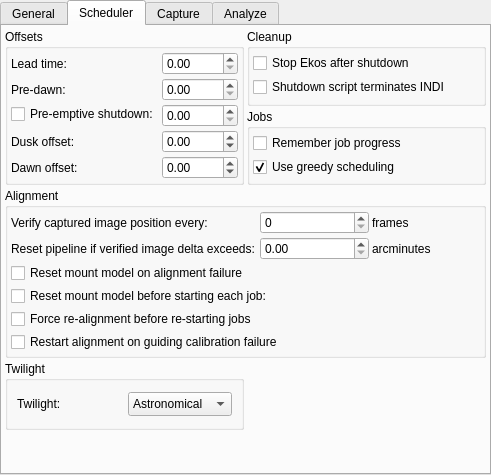
<?xml version="1.0" encoding="UTF-8"?>
<ui version="4.0">
 <class>OpsEkos</class>
 <widget class="QTabWidget" name="OpsEkos">
  <property name="geometry">
   <rect>
    <x>0</x>
    <y>0</y>
    <width>491</width>
    <height>475</height>
   </rect>
  </property>
  <property name="windowTitle">
   <string>TabWidget</string>
  </property>
  <property name="currentIndex">
   <number>1</number>
  </property>
  <widget class="QWidget" name="generalTab">
   <attribute name="title">
    <string>General</string>
   </attribute>
   <layout class="QVBoxLayout" name="verticalLayout">
    <property name="spacing">
     <number>3</number>
    </property>
    <property name="leftMargin">
     <number>3</number>
    </property>
    <property name="topMargin">
     <number>3</number>
    </property>
    <property name="rightMargin">
     <number>3</number>
    </property>
    <property name="bottomMargin">
     <number>3</number>
    </property>
    <item>
     <layout class="QHBoxLayout" name="horizontalLayout">
      <property name="spacing">
       <number>3</number>
      </property>
      <item>
       <widget class="QGroupBox" name="groupBox_3">
        <property name="title">
         <string>Configuration</string>
        </property>
        <layout class="QVBoxLayout" name="verticalLayout_2">
         <property name="spacing">
          <number>3</number>
         </property>
         <property name="leftMargin">
          <number>3</number>
         </property>
         <property name="topMargin">
          <number>3</number>
         </property>
         <property name="rightMargin">
          <number>3</number>
         </property>
         <property name="bottomMargin">
          <number>3</number>
         </property>
         <item>
          <widget class="QLabel" name="label_2">
           <property name="text">
            <string>Load device configuration:</string>
           </property>
          </widget>
         </item>
         <item>
          <widget class="QRadioButton" name="kcfg_neverLoadConfig">
           <property name="text">
            <string>Ne&amp;ver</string>
           </property>
           <property name="checked">
            <bool>true</bool>
           </property>
          </widget>
         </item>
         <item>
          <widget class="QRadioButton" name="kcfg_loadConfigOnConnection">
           <property name="text">
            <string>O&amp;n connection</string>
           </property>
          </widget>
         </item>
         <item>
          <widget class="QRadioButton" name="kcfg_loadDefaultConfig">
           <property name="text">
            <string>Alwa&amp;ys load defaults</string>
           </property>
          </widget>
         </item>
        </layout>
       </widget>
      </item>
     </layout>
    </item>
    <item>
     <layout class="QHBoxLayout" name="horizontalLayout_3">
      <property name="spacing">
       <number>3</number>
      </property>
      <item>
       <widget class="QLabel" name="label_4">
        <property name="text">
         <string>Icons orientation:</string>
        </property>
       </widget>
      </item>
      <item>
       <widget class="QRadioButton" name="kcfg_EkosTopIcons">
        <property name="toolTip">
         <string>Ekos modules icons are placed on the top of pages</string>
        </property>
        <property name="text">
         <string>Top</string>
        </property>
        <property name="checked">
         <bool>true</bool>
        </property>
        <attribute name="buttonGroup">
         <string notr="true">ekosIconsPositionGroup</string>
        </attribute>
       </widget>
      </item>
      <item>
       <widget class="QRadioButton" name="kcfg_EkosLeftIcons">
        <property name="toolTip">
         <string>Ekos module icons are placed to the left of pages</string>
        </property>
        <property name="text">
         <string>&amp;Left</string>
        </property>
        <attribute name="buttonGroup">
         <string notr="true">ekosIconsPositionGroup</string>
        </attribute>
       </widget>
      </item>
      <item>
       <spacer name="horizontalSpacer_3">
        <property name="orientation">
         <enum>Qt::Horizontal</enum>
        </property>
        <property name="sizeHint" stdset="0">
         <size>
          <width>40</width>
          <height>20</height>
         </size>
        </property>
       </spacer>
      </item>
     </layout>
    </item>
    <item>
     <widget class="QCheckBox" name="kcfg_independentWindowEkos">
      <property name="toolTip">
       <string>Make Ekos window independent from KStars main window. Requires restart to take effect.</string>
      </property>
      <property name="text">
       <string>Independent window</string>
      </property>
     </widget>
    </item>
    <item>
     <spacer name="verticalSpacer_2">
      <property name="orientation">
       <enum>Qt::Vertical</enum>
      </property>
      <property name="sizeHint" stdset="0">
       <size>
        <width>20</width>
        <height>40</height>
       </size>
      </property>
     </spacer>
    </item>
   </layout>
  </widget>
  <widget class="QWidget" name="schedulerTab">
   <attribute name="title">
    <string>Scheduler</string>
   </attribute>
   <layout class="QGridLayout" name="gridLayout_4">
    <property name="leftMargin">
     <number>3</number>
    </property>
    <property name="topMargin">
     <number>3</number>
    </property>
    <property name="rightMargin">
     <number>3</number>
    </property>
    <property name="bottomMargin">
     <number>3</number>
    </property>
    <property name="spacing">
     <number>3</number>
    </property>
    <item row="1" column="1">
     <widget class="QGroupBox" name="groupBox_8">
      <property name="title">
       <string>Jobs</string>
      </property>
      <layout class="QVBoxLayout" name="verticalLayout_7">
       <property name="spacing">
        <number>3</number>
       </property>
       <property name="leftMargin">
        <number>3</number>
       </property>
       <property name="topMargin">
        <number>3</number>
       </property>
       <property name="rightMargin">
        <number>3</number>
       </property>
       <property name="bottomMargin">
        <number>3</number>
       </property>
       <item>
        <widget class="QCheckBox" name="kcfg_RememberJobProgress">
         <property name="toolTip">
          <string>&lt;html&gt;&lt;head/&gt;&lt;body&gt;&lt;p&gt;When processing a scheduled job, resume the sequence starting from the last image present in storage.&lt;/p&gt;&lt;/body&gt;&lt;/html&gt;</string>
         </property>
         <property name="text">
          <string>Remember job progress</string>
         </property>
         <property name="checked">
          <bool>false</bool>
         </property>
        </widget>
       </item>
       <item>
        <widget class="QCheckBox" name="kcfg_GreedyScheduling">
         <property name="toolTip">
          <string>&lt;html&gt;&lt;head/&gt;&lt;body&gt;&lt;p&gt;When checked the scheduler tries to run lower priority jobs when no higher priority job can run. Recommended.&lt;/p&gt;&lt;/body&gt;&lt;/html&gt;</string>
         </property>
         <property name="text">
          <string>Use greedy scheduling</string>
         </property>
         <property name="checked">
          <bool>true</bool>
         </property>
        </widget>
       </item>
      </layout>
     </widget>
    </item>
    <item row="3" column="0" colspan="2">
     <widget class="QGroupBox" name="groupBox_6">
      <property name="title">
       <string>Alignment</string>
      </property>
      <layout class="QGridLayout" name="gridLayout_3">
       <property name="leftMargin">
        <number>3</number>
       </property>
       <property name="topMargin">
        <number>3</number>
       </property>
       <property name="rightMargin">
        <number>3</number>
       </property>
       <property name="bottomMargin">
        <number>3</number>
       </property>
       <property name="spacing">
        <number>3</number>
       </property>
       <item row="1" column="2">
        <widget class="QLabel" name="label_10">
         <property name="text">
          <string>arcminutes</string>
         </property>
        </widget>
       </item>
       <item row="0" column="1">
        <widget class="QSpinBox" name="kcfg_AlignCheckFrequency">
         <property name="maximum">
          <number>100</number>
         </property>
        </widget>
       </item>
       <item row="4" column="0">
        <widget class="QCheckBox" name="kcfg_ForceAlignmentBeforeJob">
         <property name="toolTip">
          <string>If Align is enabled, scheduler would initiate a realignment procedure before restarting any jobs even if guiding is active.</string>
         </property>
         <property name="text">
          <string>Force re-alignment before re-starting jobs</string>
         </property>
        </widget>
       </item>
       <item row="0" column="0">
        <widget class="QLabel" name="label_6">
         <property name="toolTip">
          <string>When calculating position after captures, compute it every Nth capture. Set to 0 to disable.</string>
         </property>
         <property name="text">
          <string>Verify captured image position every:</string>
         </property>
        </widget>
       </item>
       <item row="3" column="0" colspan="2">
        <widget class="QCheckBox" name="kcfg_ResetMountModelBeforeJob">
         <property name="text">
          <string>Reset mount model before starting each job:</string>
         </property>
        </widget>
       </item>
       <item row="0" column="2">
        <widget class="QLabel" name="label_7">
         <property name="text">
          <string>frames</string>
         </property>
        </widget>
       </item>
       <item row="1" column="0">
        <widget class="QLabel" name="label_8">
         <property name="toolTip">
          <string>If captured position exceeds target position by more this many arcminutes, abort capture and reschedule the pipeline.</string>
         </property>
         <property name="text">
          <string>Reset pipeline if verified image delta exceeds:</string>
         </property>
        </widget>
       </item>
       <item row="2" column="0">
        <widget class="QCheckBox" name="kcfg_ResetMountModelOnAlignFail">
         <property name="text">
          <string>Reset mount model on alignment failure</string>
         </property>
        </widget>
       </item>
       <item row="1" column="1">
        <widget class="QDoubleSpinBox" name="kcfg_AlignCheckThreshold">
         <property name="maximum">
          <double>3600.000000000000000</double>
         </property>
         <property name="singleStep">
          <double>60.000000000000000</double>
         </property>
        </widget>
       </item>
       <item row="5" column="0" colspan="2">
        <widget class="QCheckBox" name="kcfg_RealignAfterCalibrationFailure">
         <property name="toolTip">
          <string>&lt;html&gt;&lt;head/&gt;&lt;body&gt;&lt;p&gt;If guiding calibration fails then restart alignment process before proceeding to guiding recalibration process again. This can help recenter the target object in the field of view if the calibration process strayed too far off.&lt;/p&gt;&lt;/body&gt;&lt;/html&gt;</string>
         </property>
         <property name="text">
          <string>Restart alignment on guiding calibration failure</string>
         </property>
        </widget>
       </item>
      </layout>
     </widget>
    </item>
    <item row="4" column="0">
     <widget class="QGroupBox" name="groupBox_2">
      <property name="title">
       <string>Twilight</string>
      </property>
      <layout class="QVBoxLayout" name="verticalLayout_4">
       <item>
        <layout class="QHBoxLayout" name="horizontalLayout_6">
         <item>
          <widget class="QLabel" name="twilightLabel">
           <property name="text">
            <string>Twilight:</string>
           </property>
          </widget>
         </item>
         <item>
          <widget class="QComboBox" name="kcfg_Twilight">
           <property name="editable">
            <bool>false</bool>
           </property>
           <property name="currentIndex">
            <number>0</number>
           </property>
           <property name="sizeAdjustPolicy">
            <enum>QComboBox::AdjustToMinimumContentsLengthWithIcon</enum>
           </property>
           <item>
            <property name="text">
             <string>Astronomical</string>
            </property>
           </item>
           <item>
            <property name="text">
             <string>Nautical</string>
            </property>
           </item>
           <item>
            <property name="text">
             <string>Civil</string>
            </property>
           </item>
          </widget>
         </item>
        </layout>
       </item>
      </layout>
     </widget>
    </item>
    <item row="0" column="0" rowspan="2">
     <widget class="QGroupBox" name="groupBox_5">
      <property name="title">
       <string>Offsets</string>
      </property>
      <layout class="QFormLayout" name="formLayout">
       <property name="horizontalSpacing">
        <number>3</number>
       </property>
       <property name="verticalSpacing">
        <number>3</number>
       </property>
       <property name="leftMargin">
        <number>3</number>
       </property>
       <property name="topMargin">
        <number>3</number>
       </property>
       <property name="rightMargin">
        <number>3</number>
       </property>
       <property name="bottomMargin">
        <number>3</number>
       </property>
       <item row="0" column="0">
        <widget class="QLabel" name="leadTimeLabel">
         <property name="toolTip">
          <string>&lt;html&gt;&lt;head/&gt;&lt;body&gt;&lt;p&gt;Lead time is the minimum time in minutes between jobs. The scheduler starts execution of a job before its scheduled startup time by this lead time. Early execution is useful as focusing, alignment, and guiding procedures may take prolonged periods to time to complete.&lt;/p&gt;&lt;/body&gt;&lt;/html&gt;</string>
         </property>
         <property name="text">
          <string>Lead time:</string>
         </property>
        </widget>
       </item>
       <item row="0" column="1">
        <widget class="QDoubleSpinBox" name="kcfg_LeadTime"/>
       </item>
       <item row="1" column="0">
        <widget class="QLabel" name="preDawnLabel">
         <property name="toolTip">
          <string>&lt;html&gt;&lt;head/&gt;&lt;body&gt;&lt;p&gt;Do not permit jobs to be scheduled or executed past this many minutes before dawn.&lt;/p&gt;&lt;/body&gt;&lt;/html&gt;</string>
         </property>
         <property name="text">
          <string>Pre-dawn:</string>
         </property>
        </widget>
       </item>
       <item row="1" column="1">
        <widget class="QDoubleSpinBox" name="kcfg_PreDawnTime"/>
       </item>
       <item row="2" column="0">
        <widget class="QCheckBox" name="kcfg_PreemptiveShutdown">
         <property name="toolTip">
          <string>&lt;html&gt;&lt;head/&gt;&lt;body&gt;&lt;p&gt;In case no scheduler job is scheduled for this many hours, perform a complete shutdown procedure and restart observatory operations once the next job is ready.&lt;/p&gt;&lt;/body&gt;&lt;/html&gt;</string>
         </property>
         <property name="text">
          <string>Pre-emptive shutdown:</string>
         </property>
        </widget>
       </item>
       <item row="2" column="1">
        <widget class="QDoubleSpinBox" name="kcfg_PreemptiveShutdownTime">
         <property name="toolTip">
          <string>&lt;html&gt;&lt;head/&gt;&lt;body&gt;&lt;p&gt;Pre-emptive shutdown hours&lt;/p&gt;&lt;/body&gt;&lt;/html&gt;</string>
         </property>
        </widget>
       </item>
       <item row="3" column="0">
        <widget class="QLabel" name="duskOffsetLabel">
         <property name="toolTip">
          <string>&lt;html&gt;&lt;body&gt;&lt;p&gt;Offset astronomical dusk by this many hours. This positive or negative value adjusts the twilight restriction.&lt;/p&gt;&lt;/body&gt;&lt;/html&gt;</string>
         </property>
         <property name="text">
          <string>Dusk offset:</string>
         </property>
        </widget>
       </item>
       <item row="3" column="1">
        <widget class="QDoubleSpinBox" name="kcfg_DuskOffset">
         <property name="minimum">
          <double>-24.000000000000000</double>
         </property>
         <property name="maximum">
          <double>24.000000000000000</double>
         </property>
         <property name="singleStep">
          <double>0.500000000000000</double>
         </property>
        </widget>
       </item>
       <item row="4" column="0">
        <widget class="QLabel" name="dawnOffsetLabel">
         <property name="toolTip">
          <string>&lt;html&gt;&lt;body&gt;&lt;p&gt;Offset astronomical dawn by this many hours. This positive or negative value adjusts the twilight restriction.&lt;/p&gt;&lt;/body&gt;&lt;/html&gt;</string>
         </property>
         <property name="text">
          <string>Dawn offset:</string>
         </property>
        </widget>
       </item>
       <item row="4" column="1">
        <widget class="QDoubleSpinBox" name="kcfg_DawnOffset">
         <property name="minimum">
          <double>-24.000000000000000</double>
         </property>
         <property name="maximum">
          <double>24.000000000000000</double>
         </property>
         <property name="singleStep">
          <double>0.500000000000000</double>
         </property>
        </widget>
       </item>
      </layout>
     </widget>
    </item>
    <item row="0" column="1">
     <widget class="QGroupBox" name="groupBox_7">
      <property name="title">
       <string>Cleanup</string>
      </property>
      <layout class="QVBoxLayout" name="verticalLayout_9">
       <property name="spacing">
        <number>3</number>
       </property>
       <property name="leftMargin">
        <number>3</number>
       </property>
       <property name="topMargin">
        <number>3</number>
       </property>
       <property name="rightMargin">
        <number>3</number>
       </property>
       <property name="bottomMargin">
        <number>3</number>
       </property>
       <item>
        <widget class="QCheckBox" name="kcfg_StopEkosAfterShutdown">
         <property name="toolTip">
          <string>After shutdown procedure is successfully executed, stop INDI and Ekos.</string>
         </property>
         <property name="text">
          <string>Stop Ekos after shutdown</string>
         </property>
        </widget>
       </item>
       <item>
        <widget class="QCheckBox" name="kcfg_ShutdownScriptTerminatesINDI">
         <property name="toolTip">
          <string>&lt;html&gt;&lt;head/&gt;&lt;body&gt;&lt;p&gt;If the shutdown script terminates INDI server, enable this option so that no disconnection errors are generated.&lt;/p&gt;&lt;/body&gt;&lt;/html&gt;</string>
         </property>
         <property name="text">
          <string>Shutdown script terminates INDI</string>
         </property>
        </widget>
       </item>
      </layout>
     </widget>
    </item>
    <item row="5" column="0">
     <spacer name="verticalSpacer">
      <property name="orientation">
       <enum>Qt::Vertical</enum>
      </property>
      <property name="sizeType">
       <enum>QSizePolicy::Minimum</enum>
      </property>
      <property name="sizeHint" stdset="0">
       <size>
        <width>20</width>
        <height>40</height>
       </size>
      </property>
     </spacer>
    </item>
   </layout>
  </widget>
  <widget class="QWidget" name="captureTab">
   <attribute name="title">
    <string>Capture</string>
   </attribute>
   <layout class="QVBoxLayout" name="verticalLayout_8">
    <property name="spacing">
     <number>3</number>
    </property>
    <property name="leftMargin">
     <number>3</number>
    </property>
    <property name="topMargin">
     <number>3</number>
    </property>
    <property name="rightMargin">
     <number>3</number>
    </property>
    <property name="bottomMargin">
     <number>3</number>
    </property>
    <item>
     <widget class="QGroupBox" name="groupBox">
      <property name="title">
       <string>Miscellaneous</string>
      </property>
      <layout class="QVBoxLayout" name="verticalLayout_3">
       <property name="spacing">
        <number>3</number>
       </property>
       <property name="leftMargin">
        <number>3</number>
       </property>
       <property name="topMargin">
        <number>3</number>
       </property>
       <property name="rightMargin">
        <number>3</number>
       </property>
       <property name="bottomMargin">
        <number>3</number>
       </property>
       <item>
        <layout class="QGridLayout" name="gridLayout">
         <property name="spacing">
          <number>3</number>
         </property>
         <item row="2" column="0">
          <widget class="QLabel" name="label_15">
           <property name="toolTip">
            <string>Cover or uncover telescope dialog timeout in seconds</string>
           </property>
           <property name="text">
            <string>Dialog timeout:</string>
           </property>
          </widget>
         </item>
         <item row="0" column="0">
          <widget class="QLabel" name="label">
           <property name="toolTip">
            <string>Maximum acceptable difference between requested and measured temperature set point. When the temperature threshold is below this value, the temperature set point request is deemed successful.</string>
           </property>
           <property name="text">
            <string>Temperature threshold:</string>
           </property>
          </widget>
         </item>
         <item row="0" column="2">
          <widget class="QLabel" name="label_3">
           <property name="text">
            <string>° C</string>
           </property>
          </widget>
         </item>
         <item row="2" column="1">
          <widget class="QSpinBox" name="kcfg_ManualCoverTimeout">
           <property name="maximum">
            <number>600</number>
           </property>
           <property name="singleStep">
            <number>10</number>
           </property>
           <property name="value">
            <number>60</number>
           </property>
          </widget>
         </item>
         <item row="2" column="2">
          <widget class="QLabel" name="label_16">
           <property name="text">
            <string>seconds</string>
           </property>
          </widget>
         </item>
         <item row="1" column="1">
          <widget class="QDoubleSpinBox" name="kcfg_GuidingSettle">
           <property name="toolTip">
            <string>Wait this many seconds after guiding is resumed before starting capture</string>
           </property>
          </widget>
         </item>
         <item row="0" column="1">
          <widget class="QDoubleSpinBox" name="kcfg_MaxTemperatureDiff">
           <property name="minimum">
            <double>0.100000000000000</double>
           </property>
           <property name="maximum">
            <double>5.000000000000000</double>
           </property>
           <property name="singleStep">
            <double>0.100000000000000</double>
           </property>
           <property name="value">
            <double>0.100000000000000</double>
           </property>
          </widget>
         </item>
         <item row="1" column="0">
          <widget class="QLabel" name="label_13">
           <property name="toolTip">
            <string>Wait this many seconds after guiding is resumed to stabilize the guiding performance before capture.</string>
           </property>
           <property name="text">
            <string>Guiding settle:</string>
           </property>
          </widget>
         </item>
         <item row="1" column="2">
          <widget class="QLabel" name="label_14">
           <property name="text">
            <string>seconds</string>
           </property>
          </widget>
         </item>
         <item row="0" column="3" rowspan="2">
          <spacer name="horizontalSpacer_4">
           <property name="orientation">
            <enum>Qt::Horizontal</enum>
           </property>
           <property name="sizeHint" stdset="0">
            <size>
             <width>163</width>
             <height>13</height>
            </size>
           </property>
          </spacer>
         </item>
         <item row="3" column="0">
          <widget class="QLabel" name="label_17">
           <property name="toolTip">
            <string>&lt;html&gt;&lt;head/&gt;&lt;body&gt;&lt;p&gt;Minimal duration of a meridian flip in seconds. Increase this value if Ekos reports that a meridian flip has failed because the pier side did not change. A good estimation for this value is at least 50% of the typical duration of a meridian flip.&lt;/p&gt;&lt;/body&gt;&lt;/html&gt;</string>
           </property>
           <property name="text">
            <string>Minimal meridian flip duration: </string>
           </property>
          </widget>
         </item>
         <item row="3" column="1">
          <widget class="QSpinBox" name="kcfg_MinFlipDuration">
           <property name="maximum">
            <number>360</number>
           </property>
           <property name="singleStep">
            <number>5</number>
           </property>
           <property name="value">
            <number>20</number>
           </property>
          </widget>
         </item>
         <item row="3" column="2">
          <widget class="QLabel" name="label_18">
           <property name="text">
            <string>seconds</string>
           </property>
          </widget>
         </item>
        </layout>
       </item>
       <item>
        <widget class="QCheckBox" name="kcfg_AlwaysResetSequenceWhenStarting">
         <property name="toolTip">
          <string>&lt;html&gt;&lt;head/&gt;&lt;body&gt;&lt;p&gt;When starting to process a sequence list, reset all capture counts to zero. Scheduler overrides this option when Remember job progress is enabled.&lt;/p&gt;&lt;/body&gt;&lt;/html&gt;</string>
         </property>
         <property name="text">
          <string>Always reset sequence when starting</string>
         </property>
         <property name="checked">
          <bool>false</bool>
         </property>
        </widget>
       </item>
       <item>
        <widget class="QCheckBox" name="kcfg_ResetMountModelAfterMeridian">
         <property name="text">
          <string>Reset mount model after meridian flip</string>
         </property>
        </widget>
       </item>
       <item>
        <widget class="QCheckBox" name="kcfg_ForcedFlip">
         <property name="text">
          <string>Use flip command if supported by mount</string>
         </property>
        </widget>
       </item>
       <item>
        <layout class="QHBoxLayout" name="horizontalLayout_5">
         <property name="spacing">
          <number>3</number>
         </property>
         <item>
          <widget class="QCheckBox" name="kcfg_useSummaryPreview">
           <property name="toolTip">
            <string>Display received FITS in the Summary screen preview window.</string>
           </property>
           <property name="text">
            <string>Summary screen preview</string>
           </property>
          </widget>
         </item>
         <item>
          <spacer name="horizontalSpacer_6">
           <property name="orientation">
            <enum>Qt::Horizontal</enum>
           </property>
           <property name="sizeHint" stdset="0">
            <size>
             <width>40</width>
             <height>20</height>
            </size>
           </property>
          </spacer>
         </item>
        </layout>
       </item>
      </layout>
     </widget>
    </item>
    <item>
     <widget class="QGroupBox" name="groupBox_4">
      <property name="title">
       <string>DSLR</string>
      </property>
      <layout class="QHBoxLayout" name="horizontalLayout_4">
       <property name="leftMargin">
        <number>3</number>
       </property>
       <property name="topMargin">
        <number>3</number>
       </property>
       <property name="rightMargin">
        <number>3</number>
       </property>
       <property name="bottomMargin">
        <number>3</number>
       </property>
       <item>
        <widget class="QCheckBox" name="kcfg_ForceDSLRPresets">
         <property name="toolTip">
          <string>&lt;html&gt;&lt;head/&gt;&lt;body&gt;&lt;p&gt;Force exposure times to align with DSLR exposure presets. This insures accurate exposure times for sub-second exposures.&lt;/p&gt;&lt;/body&gt;&lt;/html&gt;</string>
         </property>
         <property name="text">
          <string>Force DSLR presets</string>
         </property>
        </widget>
       </item>
       <item>
        <widget class="QCheckBox" name="kcfg_useDSLRImageViewer">
         <property name="toolTip">
          <string>Display received DSLR images in the Image Viewer</string>
         </property>
         <property name="text">
          <string>DSLR image viewer</string>
         </property>
        </widget>
       </item>
       <item>
        <widget class="QPushButton" name="clearDSLRInfoB">
         <property name="toolTip">
          <string>Clear saved DSLR sizes</string>
         </property>
         <property name="text">
          <string>Clear DSLR Info</string>
         </property>
         <property name="icon">
          <iconset theme="edit-clear">
           <normaloff>.</normaloff>.</iconset>
         </property>
         <property name="iconSize">
          <size>
           <width>24</width>
           <height>24</height>
          </size>
         </property>
        </widget>
       </item>
       <item>
        <spacer name="horizontalSpacer_8">
         <property name="orientation">
          <enum>Qt::Horizontal</enum>
         </property>
         <property name="sizeHint" stdset="0">
          <size>
           <width>28</width>
           <height>20</height>
          </size>
         </property>
        </spacer>
       </item>
      </layout>
     </widget>
    </item>
    <item>
     <spacer name="verticalSpacer_3">
      <property name="orientation">
       <enum>Qt::Vertical</enum>
      </property>
      <property name="sizeHint" stdset="0">
       <size>
        <width>20</width>
        <height>40</height>
       </size>
      </property>
     </spacer>
    </item>
   </layout>
  </widget>
  <widget class="QWidget" name="analyzeTab">
   <attribute name="title">
    <string>Analyze</string>
   </attribute>
   <layout class="QVBoxLayout" name="analyzeLayout">
    <property name="spacing">
     <number>3</number>
    </property>
    <property name="leftMargin">
     <number>3</number>
    </property>
    <property name="topMargin">
     <number>3</number>
    </property>
    <property name="rightMargin">
     <number>3</number>
    </property>
    <property name="bottomMargin">
     <number>3</number>
    </property>
    <item>
     <widget class="QGroupBox" name="analyzeGroupBox">
      <property name="title">
       <string>Settings</string>
      </property>
      <layout class="QVBoxLayout" name="analyzeTabLayout">
       <property name="spacing">
        <number>3</number>
       </property>
       <property name="leftMargin">
        <number>3</number>
       </property>
       <property name="topMargin">
        <number>3</number>
       </property>
       <property name="rightMargin">
        <number>3</number>
       </property>
       <property name="bottomMargin">
        <number>3</number>
       </property>
       <item>
        <widget class="QCheckBox" name="kcfg_AnalyzeRestartWithEkos">
         <property name="toolTip">
          <string>&lt;html&gt;&lt;head/&gt;&lt;body&gt;&lt;p&gt;If Analyze is running and Ekos is disconnected then reconnected, a new .analyze file will be created and written to, and the graphs in Analyze will only show the new session.&lt;/p&gt;&lt;/body&gt;&lt;/html&gt;</string>
         </property>
         <property name="text">
          <string>Restart Analyze when Ekos Restarts</string>
         </property>
        </widget>
       </item>
       <item>
        <layout class="QHBoxLayout" name="horizontalLayout_2">
         <property name="spacing">
          <number>1</number>
         </property>
         <property name="sizeConstraint">
          <enum>QLayout::SetDefaultConstraint</enum>
         </property>
         <property name="bottomMargin">
          <number>0</number>
         </property>
         <item>
          <widget class="QLabel" name="AnalyzeAlternativeDirectoryLabel">
           <property name="sizePolicy">
            <sizepolicy hsizetype="Fixed" vsizetype="Preferred">
             <horstretch>0</horstretch>
             <verstretch>0</verstretch>
            </sizepolicy>
           </property>
           <property name="text">
            <string>Alternative Image Directory: </string>
           </property>
          </widget>
         </item>
         <item>
          <widget class="QPushButton" name="analyzeAlternativeDirectoryB">
           <property name="sizePolicy">
            <sizepolicy hsizetype="Fixed" vsizetype="Preferred">
             <horstretch>0</horstretch>
             <verstretch>0</verstretch>
            </sizepolicy>
           </property>
           <property name="maximumSize">
            <size>
             <width>32</width>
             <height>16777215</height>
            </size>
           </property>
           <property name="toolTip">
            <string>Set the alternative image directory for Analyze</string>
           </property>
           <property name="text">
            <string/>
           </property>
           <property name="icon">
            <iconset theme="folder">
             <normaloff>.</normaloff>.</iconset>
           </property>
          </widget>
         </item>
         <item>
          <widget class="QLineEdit" name="kcfg_AnalyzeAlternativeDirectoryName">
           <property name="sizePolicy">
            <sizepolicy hsizetype="Preferred" vsizetype="Preferred">
             <horstretch>0</horstretch>
             <verstretch>0</verstretch>
            </sizepolicy>
           </property>
           <property name="text">
            <string/>
           </property>
          </widget>
         </item>
        </layout>
       </item>
       <item>
        <spacer name="verticalSpacer_4">
         <property name="orientation">
          <enum>Qt::Vertical</enum>
         </property>
         <property name="sizeHint" stdset="0">
          <size>
           <width>20</width>
           <height>40</height>
          </size>
         </property>
        </spacer>
       </item>
      </layout>
     </widget>
    </item>
   </layout>
  </widget>
 </widget>
 <resources/>
 <connections/>
 <buttongroups>
  <buttongroup name="ekosIconsPositionGroup"/>
 </buttongroups>
</ui>
